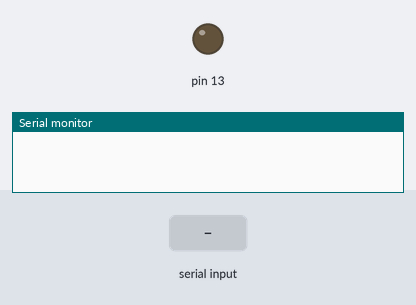
Simulated run of this sketch. Board: Arduino Uno, built with avr-gcc and run on an emulated ATmega328P. Parts: output pins drawn as LEDs (lit = HIGH), the last lines printed to the serial monitor. Inputs (shaded band) come from the test bench.

Above: at 1.2 s.
1.3 s: "1\n" received over Serial
At 2.5 s:
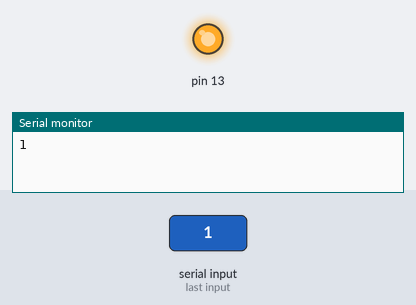
2.8 s: "0\n" received over Serial
At 3.8 s:
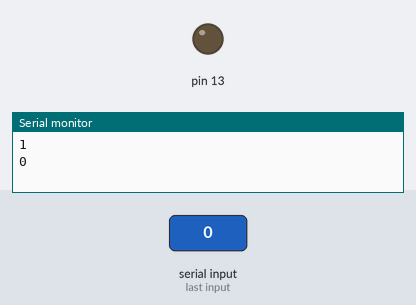
4.3 s: "2\n" received over Serial
At 4.9 s:
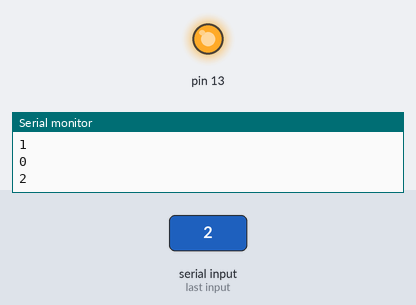
Timing chart, 0 to 7.3 s (numbered marks = the images above; inputs shaded):
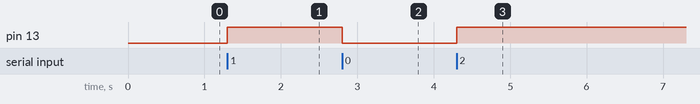

The sketch:

testSerial.ino
```cpp
void setup()
{
  Serial.begin(1000000);
  Serial.setTimeout(10);
  pinMode(13, OUTPUT);
}

String msg;

void loop()
{
  if (Serial.available() > 0)
  {
    msg = Serial.readStringUntil('\n');
    Serial.println(msg);
    digitalWrite(13, !digitalRead(13));
  }
}
```

Measured:
- after the input at 1.3 s, pin 13: LOW → HIGH at once
- after the input at 2.8 s, pin 13: HIGH → LOW at once
- after the input at 4.3 s, pin 13: LOW → HIGH at once
